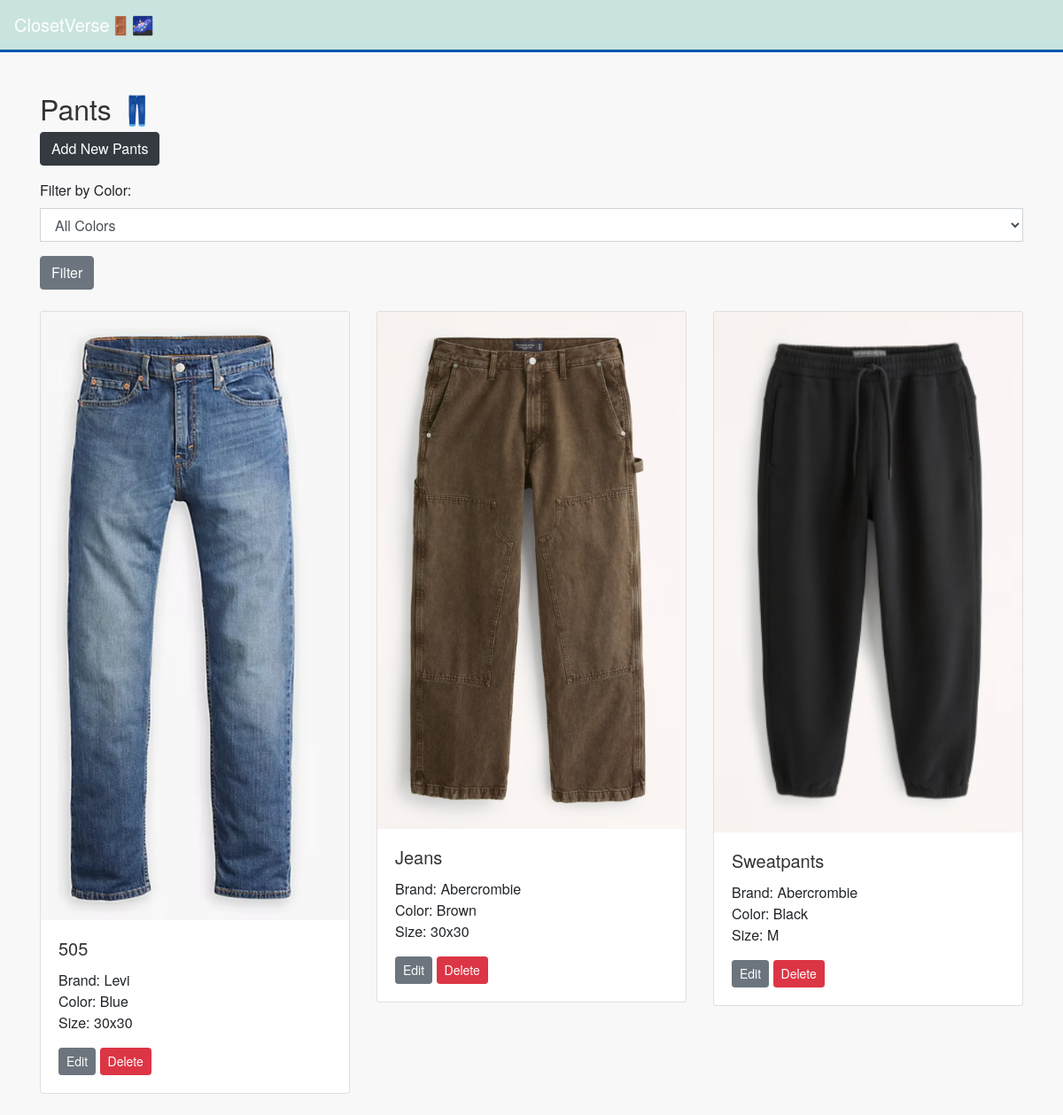
The app's page /pants/ with its own data.
### outfits/models.py (models this page shows, shortened)
class Pants(models.Model):
    brand = models.CharField(max_length=100)
    name = models.CharField(max_length=100)
    sku = models.CharField(max_length=100, blank=True, null=True)  # optional
    size = models.CharField(max_length=10, blank=True, null=True)  # optional
    color = models.CharField(max_length=30, blank=True, null=True) # optional
    picture = models.ImageField(upload_to='images/', blank=True, null=True) # optional

### outfits/views.py (the view)
# urls.py: path('pants/', views.list_pants, name='list_pants'),
def list_pants(request):
    color = request.GET.get('color', '')
    if color:
        pants = Pants.objects.filter(color__iexact=color)
    else:
        pants = Pants.objects.all()
    colors = Pants.objects.values_list('color', flat=True).distinct()
    return render(request, 'list_pants.html', {'pants': pants, 'colors': colors})

### outfits/templates/list_pants.html (shortened to what this page needs)
{% extends 'base.html' %}
{% load static %}
{% block content %}
    <h2>Pants 👖</h2>
    <a href="{% url 'add_pants' %}" class="btn btn-dark mb-3">Add New Pants</a>
    <form method="get" action="" class="mb-4">
        <div class="form-group">
            <label for="color">Filter by Color:</label>
            <select name="color" id="color" class="form-control">
                <option value="">All Colors</option>
            </select>
        </div>
        <button type="submit" class="btn btn-secondary">Filter</button>
    </form>
    <div class="row">
        {% for pant in pants %}
            <div class="col-md-4 mb-4">
                <div class="card">
                    {% if pant.picture %}
                        <img src="{{ pant.picture.url }}" class="card-img-top" alt="{{ pant.name }}">
                    {% else %}
                        <img src="{% static 'images/placeholder.jpg' %}" class="card-img-top" alt="Placeholder">
                    {% endif %}
                    <div class="card-body">
                        <h5 class="card-title">{{ pant.name }}</h5>
                        <p class="card-text">
                            Brand: {{ pant.brand }}<br>
                            Color: {{ pant.color }}<br>
                            Size: {{ pant.size }}<br>
                        </p>
                        <a href="{% url 'edit_pants' pant.id %}" class="btn btn-sm btn-secondary">Edit</a>
                        <a href="{% url 'delete_pants' pant.id %}" class="btn btn-sm btn-danger">Delete</a>
                    </div>
                </div>
            </div>
        {% empty %}
            <div class="col">
                <p>No pants found.</p>
            </div>
        {% endfor %}
    </div>
{% endblock %}

### outfits/static/css/style.css (style rules this page uses)
body { background-color: #f8f9fa; font-family: 'Helvetica Neue', Helvetica, Arial, sans-serif; }
h1, h2, h3, h4, h5, h6 { color: #333; }
.btn-danger { background-color: #dc3545; border-color: #dc3545; }
.btn-secondary { background-color: #6c757d; border-color: #6c757d; }
.form-control { border-radius: 0; }

### records on screen
Pants: picture (picture), name "505", brand "Levi", color "Blue", size "30x30"
Pants: picture (picture), name "Jeans", brand "Abercrombie", color "Brown", size "30x30"
Pants: picture (picture), name "Sweatpants", brand "Abercrombie", color "Black", size "M"
